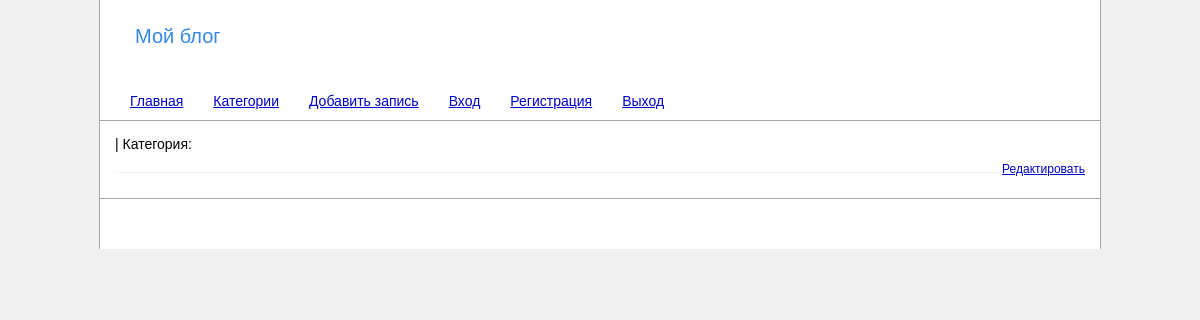
Before: /post/29_aprelya_zemlyane_uvidyat_koltsevoe_solnechnoe_zatmenie with the older database file.
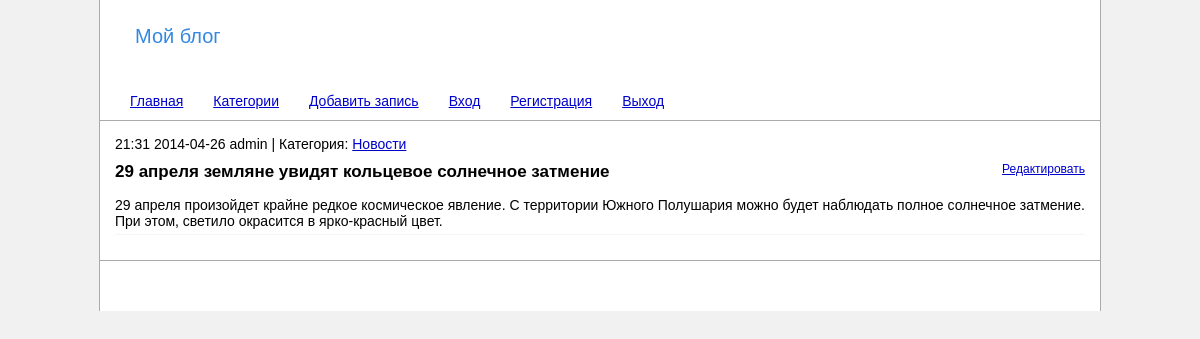
After: the same page with the newer database file.
### tables this page shows
CREATE TABLE IF NOT EXISTS `posts` (
  `id` int(11) NOT NULL AUTO_INCREMENT,
  `name` varchar(255) NOT NULL,
  `content` text NOT NULL,
  `category_id` int(11) NOT NULL,
  `cleanurl` varchar(255) NOT NULL,
  `author_login` varchar(255) NOT NULL,
  `time` datetime NOT NULL,
  PRIMARY KEY (`id`)
);

CREATE TABLE IF NOT EXISTS `categories` (
  `id` int(11) NOT NULL AUTO_INCREMENT,
  `name` varchar(255) NOT NULL,
  `cleanurl` varchar(255) NOT NULL,
  PRIMARY KEY (`id`)
);

### web/application/core/view.php (called while the page is built)
<?php
class View
{
    function generate($content_view, $template_view, $data = null)
    {
		include 'application/views/'.$template_view;
    }
}

### web/application/controllers/controller_post.php (called while the page is built, shortened)
<?php
class Controller_Post extends Controller
{
	function __construct()
    {
        $this->model = new Model_Post();
        $this->view = new View();
    }
	function action_default()
    {
        $data = $this->model->get_data();
        $this->view->generate('post_view.php', 'template_view.php', $data);
    }
}

### web/application/bootstrap.php (called while the page is built, shortened)
<?php
require_once 'core/model.php';
require_once 'core/view.php';
require_once 'core/sql.php';
Route::start();

### web/index.php (called while the page is built, shortened)
<?php
require_once 'application/bootstrap.php';

### web/application/core/sql.php (called while the page is built, shortened)
<?php
class Base {
    private $base;
    function __construct()
    {
		$file = parse_ini_file("/application/conf.ini");
		$this->host = $file['host'];
		$this->baseName = $file['baseName'];
		$this->user = $file['user'];
		$this -> base = new PDO("mysql:host=".$this->host.";dbname=".$this->baseName, $this->user);
		$this -> base -> query("set names utf8");
    }
	function getOnePostUrl($cleanurl)
	{
		$sql = 'SELECT id, name, content, category_id, time, author_login FROM posts WHERE cleanurl=:cleanurl';
		$sql = $this -> base -> prepare($sql);
		$sql -> bindParam (':cleanurl',$cleanurl,PDO::PARAM_INT);
		$sql -> execute();
		$post = $sql -> fetch();
		return $post;
	}
	function getCategoryId ($id)
	{
		$sql = 'SELECT name, cleanurl FROM categories WHERE id=:id';
		$sql = $this -> base -> prepare($sql);
		$sql -> bindParam (':id',$id,PDO::PARAM_INT);
		$sql -> execute();
		$cat = $sql -> fetch();
		return $cat;
	}
}

### web/application/models/model_post.php (called while the page is built, shortened)
<?php
class Model_Post extends Model
{
    public function get_data()
    {
		$url = $_SERVER['REQUEST_URI'];
		$routes = explode('/', $url);
		$cleanurl = $routes[2];
		$post = $this -> base -> getOnePostUrl($cleanurl);
		$post['category'] = $this -> base -> getCategoryId($post['category_id']);
		$post['time'] = getPostTime($post['time'])." ".getPostDate($post['time']);
		$data['title'] = $post['name'];
		$data['post'] = $post;
		return $data;
	}
}

### web/application/core/model.php (called while the page is built, shortened)
<?php
class Model
{
	function __construct()
	{
		$this -> base = new Base;
	}
}

### web/application/views/post_view.php (the view)
<div class="post">
	<?=$data['post']['time']?> <?=$data['post']['author_login']?>
	|
	Категория: <a href="/category/<?=$data['post']['category']['cleanurl']?>"><?=$data['post']['category']['name']?></a>
	<div class="postName">
		<div class="editLink"><a href="/edit/<?=$data['post']['id']?>">Редактировать</a></div>
		<?=$data['post']['name']?>
	</div>
	<div class="postContent"><?=$data['post']['content']?></div>
</div>

Changed rows visible on the page:
added posts: author_login "admin", name "29 апреля земляне увидят кольцевое солнечное затмение", content "29 апреля произойдет крайне редкое космическое явление. С территории Южного Полушария можно будет наблюдать полное солнечное затмение. При этом, светило окрасится в ярко-красный цвет."
now on this page (row edited): categories: name "Новости"
changed categories: cleanurl "testovoe_nazvanie_2" → "news" (drawn)
Other visible differences:
$data['post']['time']: (not shown) → "21:31 2014-04-26"
